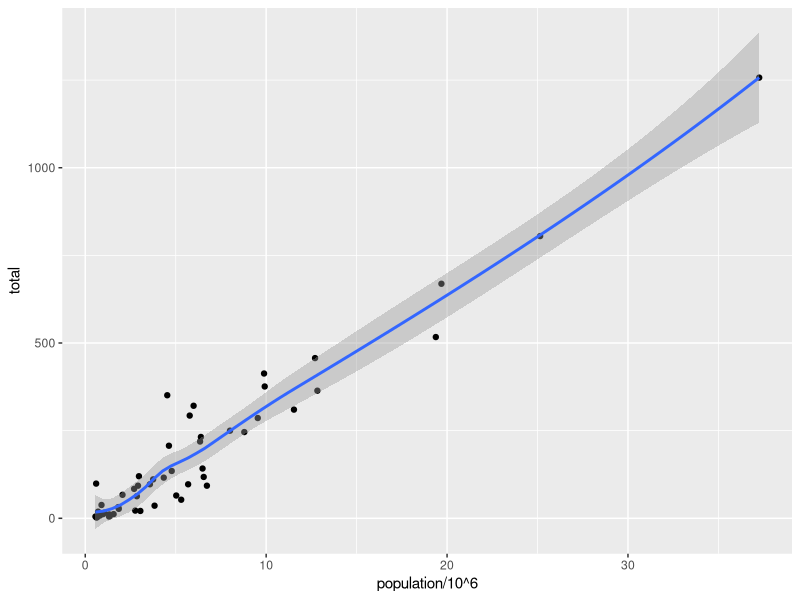
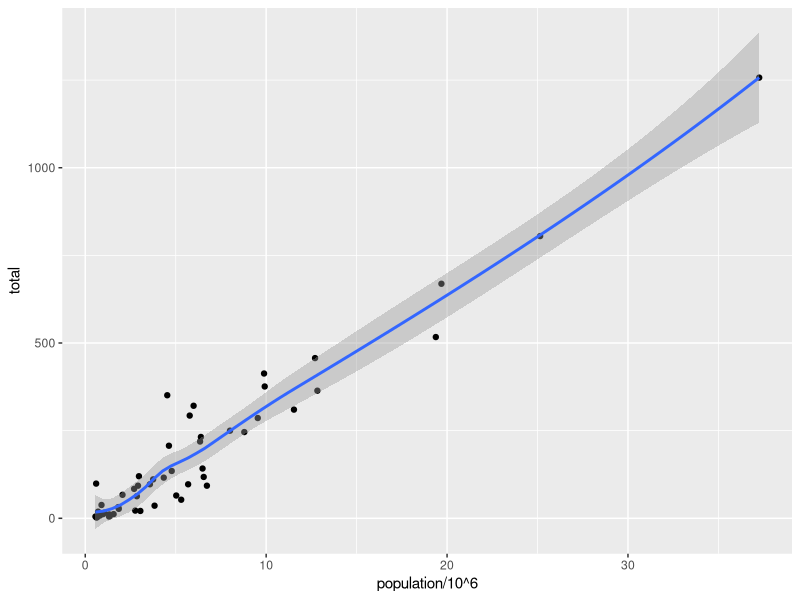

These charts were generated, in order, by the following R code:
library(ggplot2)
library(dplyr)
library(dslabs)
library(car)

#summary(mtcars)

#view(mtcars)

#data(car)

#view(mtcars)



# Q3. #################################

# yes
#print(mpg %>% ggplot(aes(x=displ, y=hwy)) +geom_point())

#yes
#print(ggplot(mpg, aes(x=displ, y=hwy)) + geom_point(size=2))

# Q4. ############################################################

data("murders")


print(ggplot(data = murders, mapping = aes(population/10^6, y=total))+ geom_point() + geom_smooth())

print(ggplot(data = murders) + geom_point(mapping=aes(population/10^6, y=total)) +geom_smooth(mapping = aes(x = population/10^6, y=total)))


# Q5 Purple points and blue texts #############################
#Yes
#print(murders %>% ggplot() + geom_point(aes(population/10^6, total, size=3), color="purple") + geom_text(aes(population/10^6, total, label=abb), color="blue", nudge_x = 1))
